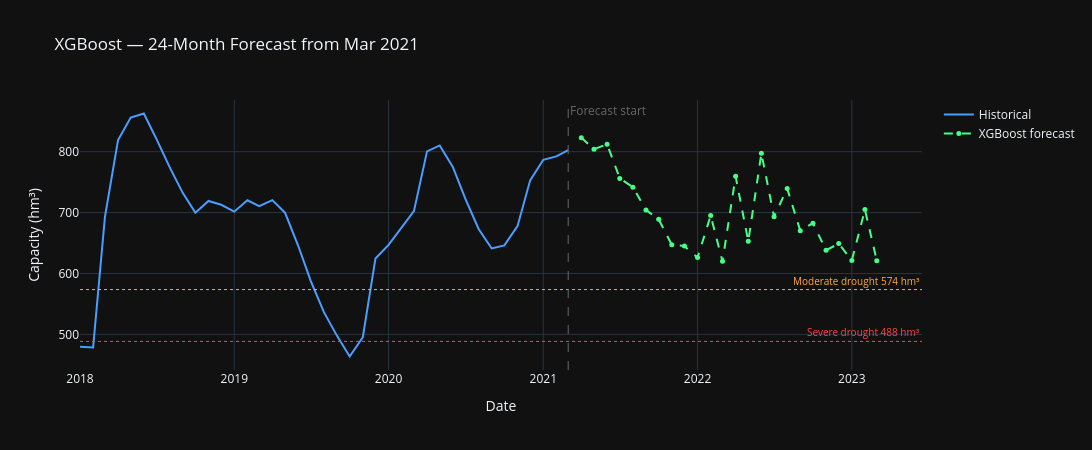

Notebook code for this chart:
### Markdown cell above
## **8. Short-Term Forecast — 24 Months**

Iterative forecast Apr 2021 → Mar 2023.

Each predicted month is appended to the series and used to generate features 
for the next prediction. Short horizon limits error accumulation.

**Results:**
- Mean predicted: 699.7 hm³
- Min predicted: 620.0 hm³ (Mar 2022)
- Max predicted: 822.8 hm³ (Apr 2021)
- Drought risk: 0 months severe, 0 months moderate

The forecast follows a realistic seasonal pattern — peaks in spring, 
troughs in autumn — consistent with the historical record.

### Code cell
# Iterative forecast — 24 months from April 2021
N_MONTHS = 24

# Start from last known data
series_extended = df_pivot["total_hm3"].copy()
last_date       = series_extended.index[-1]

future_preds = []
future_dates = []

future_dates, future_preds = iterative_forecast(
    series       = df_pivot["total_hm3"],
    model        = model_xgb,
    feature_cols = FEATURE_COLS_XGB,
    n_lags       = 12,
    n_months     = N_MONTHS,
)

future_dates = pd.DatetimeIndex(future_dates)

# Plot — last 3 years of history + forecast
hist_start = "2018-01-01"
fig = go.Figure()

fig.add_trace(go.Scatter(
    x=df_pivot.loc[hist_start:].index,
    y=df_pivot.loc[hist_start:, "total_hm3"].values,
    mode="lines", name="Historical",
    line=dict(color="#4a9eff", width=2),
))
fig.add_trace(go.Scatter(
    x=future_dates, y=future_preds,
    mode="lines+markers", name="XGBoost forecast",
    line=dict(color="#44ff88", width=2, dash="dash"),
    marker=dict(size=5),
))

# Drought thresholds
fig.add_hline(y=DROUGHT_SEVERE,   line=dict(color="#ff4444", dash="dot", width=1),
                annotation_text=f"Severe drought {DROUGHT_SEVERE:.0f} hm³",
                annotation_font=dict(color="#ff4444", size=10))
fig.add_hline(y=DROUGHT_MODERATE, line=dict(color="#ffaa44", dash="dot", width=1),
                annotation_text=f"Moderate drought {DROUGHT_MODERATE:.0f} hm³",
                annotation_font=dict(color="#ffaa44", size=10))

fig.add_vline(
    x=last_date.timestamp() * 1000,
    line=dict(color="#666", dash="dash", width=1),
    annotation_text="Forecast start",
    annotation_font=dict(color="#666"),
)

fig.update_layout(
    title=f"XGBoost — 24-Month Forecast from {last_date.strftime('%b %Y')}",
    xaxis_title="Date", yaxis_title="Capacity (hm³)",
    template="plotly_dark", height=450, hovermode="x unified",
    width=1200,
)
fig.show()

print(f"\nForecast {future_dates[0].strftime('%b %Y')} → {future_dates[-1].strftime('%b %Y')}")
print(f"Mean predicted : {np.mean(future_preds):,.1f} hm³")
print(f"Min predicted  : {np.min(future_preds):,.1f} hm³  ({future_dates[np.argmin(future_preds)].strftime('%b %Y')})")
print(f"Max predicted  : {np.max(future_preds):,.1f} hm³  ({future_dates[np.argmax(future_preds)].strftime('%b %Y')})")

# Drought risk assessment
n_severe   = sum(1 for p in future_preds if p < DROUGHT_SEVERE)
n_moderate = sum(1 for p in future_preds if DROUGHT_SEVERE <= p < DROUGHT_MODERATE)
print(f"\nDrought risk (next 24 months):")
print(f"  Severe   : {n_severe} months")
print(f"  Moderate : {n_moderate} months")
print(f"  Normal   : {N_MONTHS - n_severe - n_moderate} months")

### Figure 1 — Plotly figure (JSON) as saved in the notebook; plotly's stock layout.template omitted (floating-point values rounded to 4 significant figures)
{"data": [{"line": {"color": "#4a9eff", "width": 2}, "mode": "lines", "name": "Historical", "type": "scatter", "x": ["2018-01-01T00:00:00.000000", "2018-02-01T00:00:00.000000", "2018-03-01T00:00:00.000000", "2018-04-01T00:00:00.000000", "2018-05-01T00:00:00.000000", "2018-06-01T00:00:00.000000", "2018-07-01T00:00:00.000000", "2018-08-01T00:00:00.000000", "2018-09-01T00:00:00.000000", "2018-10-01T00:00:00.000000", "2018-11-01T00:00:00.000000", "2018-12-01T00:00:00.000000", "2019-01-01T00:00:00.000000", "2019-02-01T00:00:00.000000", "2019-03-01T00:00:00.000000", "2019-04-01T00:00:00.000000", "2019-05-01T00:00:00.000000", "2019-06-01T00:00:00.000000", "2019-07-01T00:00:00.000000", "2019-08-01T00:00:00.000000", "2019-09-01T00:00:00.000000", "2019-10-01T00:00:00.000000", "2019-11-01T00:00:00.000000", "2019-12-01T00:00:00.000000", "2020-01-01T00:00:00.000000", "2020-02-01T00:00:00.000000", "2020-03-01T00:00:00.000000", "2020-04-01T00:00:00.000000", "2020-05-01T00:00:00.000000", "2020-06-01T00:00:00.000000", "2020-07-01T00:00:00.000000", "2020-08-01T00:00:00.000000", "2020-09-01T00:00:00.000000", "2020-10-01T00:00:00.000000", "2020-11-01T00:00:00.000000", "2020-12-01T00:00:00.000000", "2021-01-01T00:00:00.000000", "2021-02-01T00:00:00.000000", "2021-03-01T00:00:00.000000"], "y": [479.8, 478.5, 693.0, 819.0, 856.0, 862.7, 820.6, 774.6, 732.4, 699.8, 719.1, 712.8, 701.6, 720.3, 710.7, 720.5, 699.9, 645.9, 587.4, 536.6, 497.6, 463.7, 495.2, 624.7, 647.0, 675.7, 702.4, 800.5, 810.3, 775.0, 722.0, 673.1, 641.1, 646.2, 677.7, 753.0, 786.6, 792.2, 802.5]}, {"line": {"color": "#44ff88", "dash": "dash", "width": 2}, "marker": {"size": 5}, "mode": "lines+markers", "name": "XGBoost forecast", "type": "scatter", "x": ["2021-04-01T00:00:00.000000", "2021-05-01T00:00:00.000000", "2021-06-01T00:00:00.000000", "2021-07-01T00:00:00.000000", "2021-08-01T00:00:00.000000", "2021-09-01T00:00:00.000000", "2021-10-01T00:00:00.000000", "2021-11-01T00:00:00.000000", "2021-12-01T00:00:00.000000", "2022-01-01T00:00:00.000000", "2022-02-01T00:00:00.000000", "2022-03-01T00:00:00.000000", "2022-04-01T00:00:00.000000", "2022-05-01T00:00:00.000000", "2022-06-01T00:00:00.000000", "2022-07-01T00:00:00.000000", "2022-08-01T00:00:00.000000", "2022-09-01T00:00:00.000000", "2022-10-01T00:00:00.000000", "2022-11-01T00:00:00.000000", "2022-12-01T00:00:00.000000", "2023-01-01T00:00:00.000000", "2023-02-01T00:00:00.000000", "2023-03-01T00:00:00.000000"], "y": [822.8, 804.2, 812.3, 756.1, 741.7, 704.3, 689.0, 647.2, 645.0, 626.1, 695.1, 620.0, 759.5, 652.8, 797.5, 693.1, 739.8, 670.4, 682.7, 638.1, 649.1, 621.5, 704.9, 621.0]}], "layout": {"annotations": [{"font": {"color": "#ff4444", "size": 10}, "showarrow": false, "text": "Severe drought 488 hm³", "x": 1, "xanchor": "right", "xref": "x domain", "y": 488.5, "yanchor": "bottom", "yref": "y"}, {"font": {"color": "#ffaa44", "size": 10}, "showarrow": false, "text": "Moderate drought 574 hm³", "x": 1, "xanchor": "right", "xref": "x domain", "y": 573.6, "yanchor": "bottom", "yref": "y"}, {"font": {"color": "#666"}, "showarrow": false, "text": "Forecast start", "x": 1614556800000, "xanchor": "left", "xref": "x", "y": 1, "yanchor": "top", "yref": "y domain"}], "height": 450, "hovermode": "x unified", "shapes": [{"line": {"color": "#ff4444", "dash": "dot", "width": 1}, "type": "line", "x0": 0, "x1": 1, "xref": "x domain", "y0": 488.5, "y1": 488.5, "yref": "y"}, {"line": {"color": "#ffaa44", "dash": "dot", "width": 1}, "type": "line", "x0": 0, "x1": 1, "xref": "x domain", "y0": 573.6, "y1": 573.6, "yref": "y"}, {"line": {"color": "#666", "dash": "dash", "width": 1}, "type": "line", "x0": 1614556800000, "x1": 1614556800000, "xref": "x", "y0": 0, "y1": 1, "yref": "y domain"}], "title": {"text": "XGBoost — 24-Month Forecast from Mar 2021"}, "width": 1200, "xaxis": {"title": {"text": "Date"}}, "yaxis": {"title": {"text": "Capacity (hm³)"}}}}
